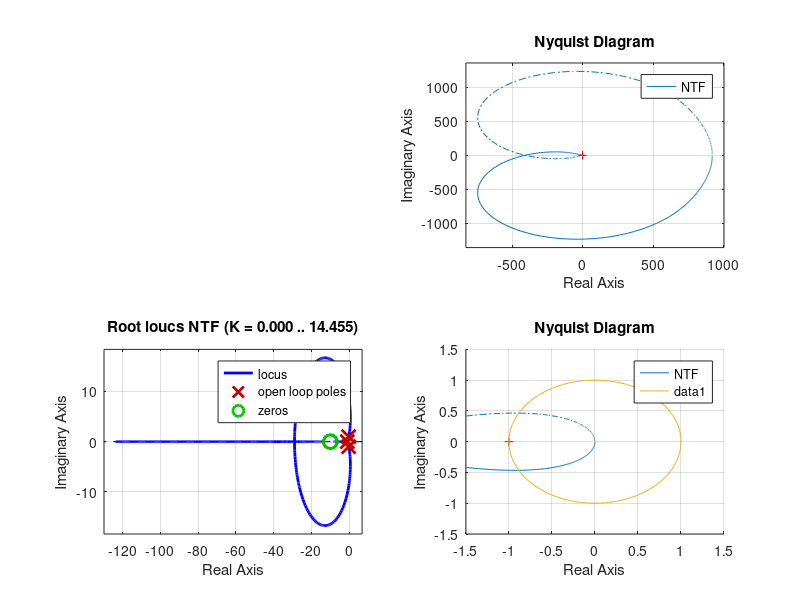

Here is the MATLAB script that generated this plot:
A = 10;
B = [1, 10];
C = [1, 10];

D = [1, 1];
E = [1, complex(0.3, 1)];
F = [1, complex(0.3, -1)];

B = conv(A, B);
C = conv(B, C);
Nomin = C;

E = conv(D, E);
F = conv(E, F);
Deno = F;

NTF = tf(Nomin, Deno);

figure(1);
subplot(2,2,1);
bode(NTF);
subplot(2,2,2);
nyquist(NTF);
subplot(2,2,4);
hold on;
nyquist(NTF);
t=0:pi/100:2*pi;
x=sin(t);
y=cos(t);
plot(x,y);
hold off;
axis([-1.5, 1.5, -1.5, 1.5]);
subplot(2,2,3);
rlocus(NTF);

[gain, phase]=margin(NTF);
gain
phase



